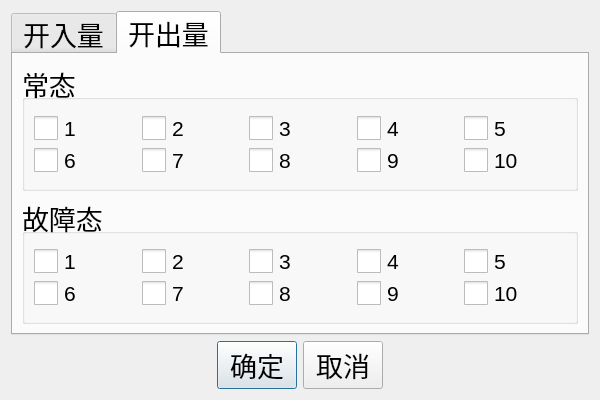
<?xml version="1.0" encoding="UTF-8"?>
<ui version="4.0">
 <class>QSequenceGradientSettingDlg</class>
 <widget class="QDialog" name="QSequenceGradientSettingDlg">
  <property name="geometry">
   <rect>
    <x>0</x>
    <y>0</y>
    <width>600</width>
    <height>400</height>
   </rect>
  </property>
  <property name="font">
   <font>
    <pointsize>18</pointsize>
   </font>
  </property>
  <property name="windowTitle">
   <string/>
  </property>
  <property name="windowOpacity">
   <double>1.000000000000000</double>
  </property>
  <layout class="QVBoxLayout" name="verticalLayout">
   <item>
    <widget class="QSttTabWidget" name="tabWidget">
     <property name="font">
      <font>
       <pointsize>20</pointsize>
      </font>
     </property>
     <property name="currentIndex">
      <number>1</number>
     </property>
     <widget class="QWidget" name="m_tabBIn">
      <attribute name="title">
       <string>开入量</string>
      </attribute>
      <layout class="QVBoxLayout" name="verticalLayout_2">
       <item>
        <layout class="QGridLayout" name="gridLayout">
         <item row="0" column="2">
          <widget class="QSttCheckBox" name="m_cbBinC">
           <property name="font">
            <font>
             <pointsize>16</pointsize>
            </font>
           </property>
           <property name="styleSheet">
            <string notr="true">QCheckBox::indicator {  
width: 24px;  height: 24px;
}</string>
           </property>
           <property name="text">
            <string>C</string>
           </property>
          </widget>
         </item>
         <item row="0" column="0">
          <widget class="QSttCheckBox" name="m_cbBinA">
           <property name="font">
            <font>
             <pointsize>16</pointsize>
            </font>
           </property>
           <property name="styleSheet">
            <string notr="true">QCheckBox::indicator {  
width: 24px;  height: 24px;
}</string>
           </property>
           <property name="text">
            <string>A</string>
           </property>
          </widget>
         </item>
         <item row="0" column="1">
          <widget class="QSttCheckBox" name="m_cbBinB">
           <property name="font">
            <font>
             <pointsize>16</pointsize>
            </font>
           </property>
           <property name="styleSheet">
            <string notr="true">QCheckBox::indicator {  
width: 24px;  height: 24px;
}</string>
           </property>
           <property name="text">
            <string>B</string>
           </property>
          </widget>
         </item>
         <item row="0" column="3">
          <widget class="QSttCheckBox" name="m_cbBinD">
           <property name="font">
            <font>
             <pointsize>16</pointsize>
            </font>
           </property>
           <property name="styleSheet">
            <string notr="true">QCheckBox::indicator {  
width: 24px;  height: 24px;
}</string>
           </property>
           <property name="text">
            <string>D</string>
           </property>
          </widget>
         </item>
         <item row="0" column="4">
          <widget class="QSttCheckBox" name="m_cbBinE">
           <property name="font">
            <font>
             <pointsize>16</pointsize>
            </font>
           </property>
           <property name="styleSheet">
            <string notr="true">QCheckBox::indicator {  
width: 24px;  height: 24px;
}</string>
           </property>
           <property name="text">
            <string>E</string>
           </property>
          </widget>
         </item>
        </layout>
       </item>
       <item>
        <layout class="QGridLayout" name="gridLayout_2">
         <item row="0" column="1">
          <widget class="QSttCheckBox" name="m_cbBinF">
           <property name="font">
            <font>
             <pointsize>16</pointsize>
            </font>
           </property>
           <property name="styleSheet">
            <string notr="true">QCheckBox::indicator {  
width: 24px;  height: 24px;
}</string>
           </property>
           <property name="text">
            <string>F</string>
           </property>
          </widget>
         </item>
         <item row="0" column="2">
          <widget class="QSttCheckBox" name="m_cbBinG">
           <property name="font">
            <font>
             <pointsize>16</pointsize>
            </font>
           </property>
           <property name="styleSheet">
            <string notr="true">QCheckBox::indicator {  
width: 24px;  height: 24px;
}</string>
           </property>
           <property name="text">
            <string>G</string>
           </property>
          </widget>
         </item>
         <item row="0" column="4">
          <widget class="QSttCheckBox" name="m_cbBinI">
           <property name="font">
            <font>
             <pointsize>16</pointsize>
            </font>
           </property>
           <property name="styleSheet">
            <string notr="true">QCheckBox::indicator {  
width: 24px;  height: 24px;
}</string>
           </property>
           <property name="text">
            <string>I</string>
           </property>
          </widget>
         </item>
         <item row="0" column="3">
          <widget class="QSttCheckBox" name="m_cbBinH">
           <property name="font">
            <font>
             <pointsize>16</pointsize>
            </font>
           </property>
           <property name="styleSheet">
            <string notr="true">QCheckBox::indicator {  
width: 24px;  height: 24px;
}</string>
           </property>
           <property name="text">
            <string>H</string>
           </property>
          </widget>
         </item>
         <item row="0" column="5">
          <widget class="QSttCheckBox" name="m_cbBinJ">
           <property name="font">
            <font>
             <pointsize>16</pointsize>
            </font>
           </property>
           <property name="styleSheet">
            <string notr="true">QCheckBox::indicator {  
width: 24px;  height: 24px;
}</string>
           </property>
           <property name="text">
            <string>J</string>
           </property>
          </widget>
         </item>
        </layout>
       </item>
       <item>
        <layout class="QHBoxLayout" name="horizontalLayout_4">
         <item>
          <spacer name="horizontalSpacer_3">
           <property name="orientation">
            <enum>Qt::Horizontal</enum>
           </property>
           <property name="sizeHint" stdset="0">
            <size>
             <width>20</width>
             <height>20</height>
            </size>
           </property>
          </spacer>
         </item>
         <item>
          <widget class="QRadioButton" name="m_rbAnd">
           <property name="text">
            <string>逻辑与</string>
           </property>
           <property name="checked">
            <bool>true</bool>
           </property>
          </widget>
         </item>
         <item>
          <spacer name="horizontalSpacer_5">
           <property name="orientation">
            <enum>Qt::Horizontal</enum>
           </property>
           <property name="sizeHint" stdset="0">
            <size>
             <width>40</width>
             <height>20</height>
            </size>
           </property>
          </spacer>
         </item>
         <item>
          <widget class="QRadioButton" name="m_rbOr">
           <property name="text">
            <string>逻辑或</string>
           </property>
          </widget>
         </item>
         <item>
          <spacer name="horizontalSpacer_4">
           <property name="orientation">
            <enum>Qt::Horizontal</enum>
           </property>
           <property name="sizeHint" stdset="0">
            <size>
             <width>40</width>
             <height>20</height>
            </size>
           </property>
          </spacer>
         </item>
        </layout>
       </item>
      </layout>
     </widget>
     <widget class="QWidget" name="m_tabBOut">
      <attribute name="title">
       <string>开出量</string>
      </attribute>
      <layout class="QVBoxLayout" name="verticalLayout_3">
       <item>
        <widget class="QSttGroupBox" name="m_gbNormal">
         <property name="title">
          <string>常态</string>
         </property>
         <layout class="QVBoxLayout" name="verticalLayout_4">
          <item>
           <layout class="QGridLayout" name="gridLayout_3">
            <item row="0" column="2">
             <widget class="QSttCheckBox" name="m_cbBOut3">
              <property name="font">
               <font>
                <pointsize>16</pointsize>
               </font>
              </property>
              <property name="styleSheet">
               <string notr="true">QCheckBox::indicator {  
width: 24px;  height: 24px;
}</string>
              </property>
              <property name="text">
               <string>3</string>
              </property>
             </widget>
            </item>
            <item row="0" column="3">
             <widget class="QSttCheckBox" name="m_cbBOut4">
              <property name="font">
               <font>
                <pointsize>16</pointsize>
               </font>
              </property>
              <property name="styleSheet">
               <string notr="true">QCheckBox::indicator {  
width: 24px;  height: 24px;
}</string>
              </property>
              <property name="text">
               <string>4</string>
              </property>
             </widget>
            </item>
            <item row="1" column="0">
             <widget class="QSttCheckBox" name="m_cbBOut6">
              <property name="font">
               <font>
                <pointsize>16</pointsize>
               </font>
              </property>
              <property name="styleSheet">
               <string notr="true">QCheckBox::indicator {  
width: 24px;  height: 24px;
}</string>
              </property>
              <property name="text">
               <string>6</string>
              </property>
             </widget>
            </item>
            <item row="1" column="1">
             <widget class="QSttCheckBox" name="m_cbBOut7">
              <property name="font">
               <font>
                <pointsize>16</pointsize>
               </font>
              </property>
              <property name="styleSheet">
               <string notr="true">QCheckBox::indicator {  
width: 24px;  height: 24px;
}</string>
              </property>
              <property name="text">
               <string>7</string>
              </property>
             </widget>
            </item>
            <item row="0" column="1">
             <widget class="QSttCheckBox" name="m_cbBOut2">
              <property name="font">
               <font>
                <pointsize>16</pointsize>
               </font>
              </property>
              <property name="styleSheet">
               <string notr="true">QCheckBox::indicator {  
width: 24px;  height: 24px;
}</string>
              </property>
              <property name="text">
               <string>2</string>
              </property>
             </widget>
            </item>
            <item row="1" column="4">
             <widget class="QSttCheckBox" name="m_cbBOut10">
              <property name="font">
               <font>
                <pointsize>16</pointsize>
               </font>
              </property>
              <property name="styleSheet">
               <string notr="true">QCheckBox::indicator {  
width: 24px;  height: 24px;
}</string>
              </property>
              <property name="text">
               <string>10</string>
              </property>
             </widget>
            </item>
            <item row="1" column="2">
             <widget class="QSttCheckBox" name="m_cbBOut8">
              <property name="font">
               <font>
                <pointsize>16</pointsize>
               </font>
              </property>
              <property name="styleSheet">
               <string notr="true">QCheckBox::indicator {  
width: 24px;  height: 24px;
}</string>
              </property>
              <property name="text">
               <string>8</string>
              </property>
             </widget>
            </item>
            <item row="0" column="4">
             <widget class="QSttCheckBox" name="m_cbBOut5">
              <property name="font">
               <font>
                <pointsize>16</pointsize>
               </font>
              </property>
              <property name="styleSheet">
               <string notr="true">QCheckBox::indicator {  
width: 24px;  height: 24px;
}</string>
              </property>
              <property name="text">
               <string>5</string>
              </property>
             </widget>
            </item>
            <item row="1" column="3">
             <widget class="QSttCheckBox" name="m_cbBOut9">
              <property name="font">
               <font>
                <pointsize>16</pointsize>
               </font>
              </property>
              <property name="styleSheet">
               <string notr="true">QCheckBox::indicator {  
width: 24px;  height: 24px;
}</string>
              </property>
              <property name="text">
               <string>9</string>
              </property>
             </widget>
            </item>
            <item row="0" column="0">
             <widget class="QSttCheckBox" name="m_cbBOut1">
              <property name="font">
               <font>
                <pointsize>16</pointsize>
               </font>
              </property>
              <property name="styleSheet">
               <string notr="true">QCheckBox::indicator {  
width: 24px;  height: 24px;
}</string>
              </property>
              <property name="text">
               <string>1</string>
              </property>
             </widget>
            </item>
           </layout>
          </item>
         </layout>
        </widget>
       </item>
       <item>
        <widget class="QSttGroupBox" name="m_gbError">
         <property name="title">
          <string>故障态</string>
         </property>
         <layout class="QVBoxLayout" name="verticalLayout_5">
          <item>
           <layout class="QGridLayout" name="gridLayout_4">
            <item row="1" column="4">
             <widget class="QSttCheckBox" name="m_cbBOut10_E">
              <property name="font">
               <font>
                <pointsize>16</pointsize>
               </font>
              </property>
              <property name="styleSheet">
               <string notr="true">QCheckBox::indicator {  
width: 24px;  height: 24px;
}</string>
              </property>
              <property name="text">
               <string>10</string>
              </property>
             </widget>
            </item>
            <item row="0" column="3">
             <widget class="QSttCheckBox" name="m_cbBOut4_E">
              <property name="font">
               <font>
                <pointsize>16</pointsize>
               </font>
              </property>
              <property name="styleSheet">
               <string notr="true">QCheckBox::indicator {  
width: 24px;  height: 24px;
}</string>
              </property>
              <property name="text">
               <string>4</string>
              </property>
             </widget>
            </item>
            <item row="0" column="1">
             <widget class="QSttCheckBox" name="m_cbBOut2_E">
              <property name="font">
               <font>
                <pointsize>16</pointsize>
               </font>
              </property>
              <property name="styleSheet">
               <string notr="true">QCheckBox::indicator {  
width: 24px;  height: 24px;
}</string>
              </property>
              <property name="text">
               <string>2</string>
              </property>
             </widget>
            </item>
            <item row="1" column="1">
             <widget class="QSttCheckBox" name="m_cbBOut7_E">
              <property name="font">
               <font>
                <pointsize>16</pointsize>
               </font>
              </property>
              <property name="styleSheet">
               <string notr="true">QCheckBox::indicator {  
width: 24px;  height: 24px;
}</string>
              </property>
              <property name="text">
               <string>7</string>
              </property>
             </widget>
            </item>
            <item row="0" column="4">
             <widget class="QSttCheckBox" name="m_cbBOut5_E">
              <property name="font">
               <font>
                <pointsize>16</pointsize>
               </font>
              </property>
              <property name="styleSheet">
               <string notr="true">QCheckBox::indicator {  
width: 24px;  height: 24px;
}</string>
              </property>
              <property name="text">
               <string>5</string>
              </property>
             </widget>
            </item>
            <item row="1" column="0">
             <widget class="QSttCheckBox" name="m_cbBOut6_E">
              <property name="font">
               <font>
                <pointsize>16</pointsize>
               </font>
              </property>
              <property name="styleSheet">
               <string notr="true">QCheckBox::indicator {  
width: 24px;  height: 24px;
}</string>
              </property>
              <property name="text">
               <string>6</string>
              </property>
             </widget>
            </item>
            <item row="1" column="3">
             <widget class="QSttCheckBox" name="m_cbBOut9_E">
              <property name="font">
               <font>
                <pointsize>16</pointsize>
               </font>
              </property>
              <property name="styleSheet">
               <string notr="true">QCheckBox::indicator {  
width: 24px;  height: 24px;
}</string>
              </property>
              <property name="text">
               <string>9</string>
              </property>
             </widget>
            </item>
            <item row="0" column="0">
             <widget class="QSttCheckBox" name="m_cbBOut1_E">
              <property name="font">
               <font>
                <pointsize>16</pointsize>
               </font>
              </property>
              <property name="styleSheet">
               <string notr="true">QCheckBox::indicator {  
width: 24px;  height: 24px;
}</string>
              </property>
              <property name="text">
               <string>1</string>
              </property>
             </widget>
            </item>
            <item row="1" column="2">
             <widget class="QSttCheckBox" name="m_cbBOut8_E">
              <property name="font">
               <font>
                <pointsize>16</pointsize>
               </font>
              </property>
              <property name="styleSheet">
               <string notr="true">QCheckBox::indicator {  
width: 24px;  height: 24px;
}</string>
              </property>
              <property name="text">
               <string>8</string>
              </property>
             </widget>
            </item>
            <item row="0" column="2">
             <widget class="QSttCheckBox" name="m_cbBOut3_E">
              <property name="font">
               <font>
                <pointsize>16</pointsize>
               </font>
              </property>
              <property name="styleSheet">
               <string notr="true">QCheckBox::indicator {  
width: 24px;  height: 24px;
}</string>
              </property>
              <property name="text">
               <string>3</string>
              </property>
             </widget>
            </item>
           </layout>
          </item>
         </layout>
        </widget>
       </item>
      </layout>
     </widget>
    </widget>
   </item>
   <item>
    <layout class="QHBoxLayout" name="horizontalLayout">
     <item>
      <spacer name="horizontalSpacer">
       <property name="orientation">
        <enum>Qt::Horizontal</enum>
       </property>
       <property name="sizeHint" stdset="0">
        <size>
         <width>40</width>
         <height>20</height>
        </size>
       </property>
      </spacer>
     </item>
     <item>
      <widget class="QPushButton" name="m_btnOK">
       <property name="font">
        <font>
         <pointsize>20</pointsize>
        </font>
       </property>
       <property name="text">
        <string>确定</string>
       </property>
      </widget>
     </item>
     <item>
      <widget class="QPushButton" name="m_btnCancel">
       <property name="font">
        <font>
         <pointsize>20</pointsize>
        </font>
       </property>
       <property name="text">
        <string>取消</string>
       </property>
      </widget>
     </item>
     <item>
      <spacer name="horizontalSpacer_2">
       <property name="orientation">
        <enum>Qt::Horizontal</enum>
       </property>
       <property name="sizeHint" stdset="0">
        <size>
         <width>40</width>
         <height>20</height>
        </size>
       </property>
      </spacer>
     </item>
    </layout>
   </item>
  </layout>
 </widget>
 <customwidgets>
  <customwidget>
   <class>QSttTabWidget</class>
   <extends>QTabWidget</extends>
   <header>../Module/UI/Controls/SttTabWidget.h</header>
   <container>1</container>
  </customwidget>
  <customwidget>
   <class>QSttCheckBox</class>
   <extends>QCheckBox</extends>
   <header>../Module/UI/Controls/SttCheckBox.h</header>
  </customwidget>
  <customwidget>
   <class>QSttGroupBox</class>
   <extends>QGroupBox</extends>
   <header>../Module/UI/Controls/SttGroupBox.h</header>
   <container>1</container>
  </customwidget>
 </customwidgets>
 <resources/>
 <connections/>
</ui>
